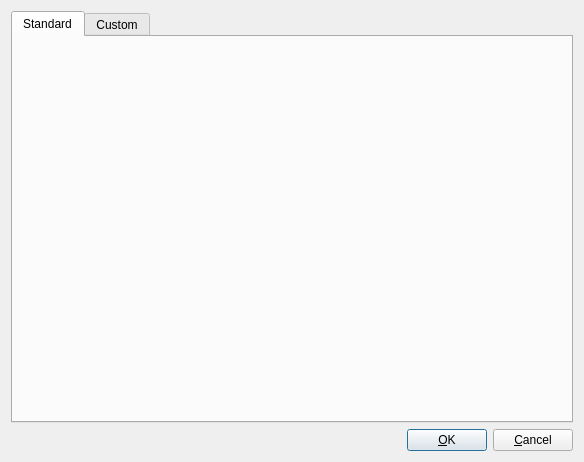
<?xml version="1.0" encoding="UTF-8"?>
<ui version="4.0" stdsetdef="1">
  <author></author>
  <comment>  Copyright 2017 Google Inc.
 Licensed under the Apache License, Version 2.0 (the &quot;License&quot;);
 you may not use this file except in compliance with the License.
 You may obtain a copy of the License at
 http://www.apache.org/licenses/LICENSE-2.0
 Unless required by applicable law or agreed to in writing, software
 distributed under the License is distributed on an &quot;AS IS&quot; BASIS,
 WITHOUT WARRANTIES OR CONDITIONS OF ANY KIND, either express or implied.
 See the License for the specific language governing permissions and
 limitations under the License.
</comment>
  <exportmacro></exportmacro>
  <class>SiteIconsBase</class>
  <widget class="QDialog" name="SiteIconsBase">
    <property name="geometry">
      <rect>
        <x>0</x>
        <y>0</y>
        <width>584</width>
        <height>462</height>
      </rect>
    </property>
    <property name="windowTitle">
      <string>Icons</string>
    </property>
    <layout class="QGridLayout">
      <property name="margin">
        <number>11</number>
      </property>
      <property name="spacing">
        <number>6</number>
      </property>
      <item row="1" column="0">
        <layout class="QHBoxLayout">
          <property name="margin">
            <number>0</number>
          </property>
          <property name="spacing">
            <number>6</number>
          </property>
          <item>
            <spacer name="Spacer11">
              <property name="sizeHint">
                <size>
                  <width>380</width>
                  <height>0</height>
                </size>
              </property>
              <property name="sizeType">
                <enum>QSizePolicy::Expanding</enum>
              </property>
              <property name="orientation">
                <enum>Qt::Horizontal</enum>
              </property>
            </spacer>
          </item>
          <item>
            <widget class="QPushButton" name="okBtn">
              <property name="text">
                <string>&amp;OK</string>
              </property>
            </widget>
          </item>
          <item>
            <widget class="QPushButton" name="Cancel">
              <property name="text">
                <string>&amp;Cancel</string>
              </property>
            </widget>
          </item>
        </layout>
      </item>
      <item row="0" column="0">
        <widget class="QTabWidget" name="iconTabs">
          <widget class="QWidget" name="tab">
            <attribute name="title">
              <string>Standard</string>
            </attribute>
            <layout class="QGridLayout">
              <property name="margin">
                <number>0</number>
              </property>
              <property name="spacing">
                <number>6</number>
              </property>
            </layout>
          </widget>
          <widget class="QWidget" name="tab">
            <attribute name="title">
              <string>Custom</string>
            </attribute>
            <layout class="QGridLayout">
              <property name="margin">
                <number>0</number>
              </property>
              <property name="spacing">
                <number>6</number>
              </property>
            </layout>
          </widget>
        </widget>
      </item>
    </layout>
  </widget>
  <layoutdefault spacing="6" margin="11"/>
  <pixmapfunction>qPixmapFromMimeSource</pixmapfunction>
  <connections>
    <connection>
      <sender>okBtn</sender>
      <signal>released()</signal>
      <receiver>SiteIconsBase</receiver>
      <slot>accept()</slot>
    </connection>
    <connection>
    </connection>
    <connection>
    </connection>
    <connection>
      <sender>Cancel</sender>
      <signal>released()</signal>
      <receiver>SiteIconsBase</receiver>
      <slot>reject()</slot>
    </connection>
  </connections>
</ui>
